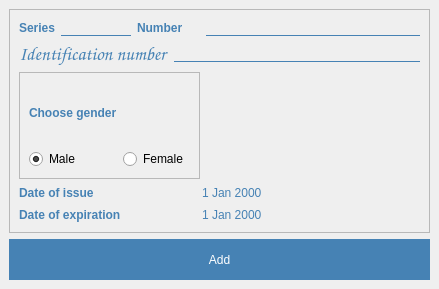
<?xml version="1.0" encoding="UTF-8"?>
<ui version="4.0">
 <class>AddPassportWindow</class>
 <widget class="QMainWindow" name="AddPassportWindow">
  <property name="geometry">
   <rect>
    <x>0</x>
    <y>0</y>
    <width>439</width>
    <height>289</height>
   </rect>
  </property>
  <property name="windowTitle">
   <string>Add passport</string>
  </property>
  <property name="styleSheet">
   <string notr="true">QPushButton{
color: white;
background: steelblue;
border-radius: 60px;
font: 12pt &quot;Comic Sans MS&quot;;
}
QLineEdit
{
background: transparent;
border: none;
border-bottom: 1px solid steelblue;
font: 12pt &quot;Comic Sans MS&quot;;
}
QLineEdit:focus {
 outline:none; }

QLabel{
	color: steelblue;
	transition: all 1s;
	font: 14pt &quot;Comic Sans MS&quot;;
	font-weight:bold;
}

QDateEdit{
background: transparent;
border: none;
font: 14pt &quot;Comic Sans MS&quot;;
color: steelblue;
}</string>
  </property>
  <widget class="QWidget" name="centralwidget">
   <layout class="QVBoxLayout" name="verticalLayout">
    <item>
     <widget class="QFrame" name="frame">
      <property name="styleSheet">
       <string notr="true"/>
      </property>
      <property name="frameShape">
       <enum>QFrame::StyledPanel</enum>
      </property>
      <property name="frameShadow">
       <enum>QFrame::Raised</enum>
      </property>
      <layout class="QGridLayout" name="gridLayout_2">
       <item row="0" column="0">
        <widget class="QLabel" name="label_series">
         <property name="text">
          <string>Series</string>
         </property>
        </widget>
       </item>
       <item row="0" column="1">
        <widget class="QLineEdit" name="edit_series">
         <property name="maximumSize">
          <size>
           <width>70</width>
           <height>16777215</height>
          </size>
         </property>
        </widget>
       </item>
       <item row="0" column="2" colspan="2">
        <widget class="QLabel" name="label_number">
         <property name="text">
          <string>Number</string>
         </property>
        </widget>
       </item>
       <item row="0" column="5">
        <widget class="QLineEdit" name="edit_number"/>
       </item>
       <item row="1" column="0" colspan="3">
        <widget class="QLabel" name="label_identification_number">
         <property name="font">
          <font>
           <family>Comic Sans MS</family>
           <pointsize>14</pointsize>
           <weight>75</weight>
           <italic>false</italic>
           <bold>true</bold>
          </font>
         </property>
         <property name="styleSheet">
          <string notr="true">font-seize: 10px</string>
         </property>
         <property name="text">
          <string>Identification number</string>
         </property>
        </widget>
       </item>
       <item row="1" column="3" colspan="3">
        <widget class="QLineEdit" name="edit_identification_number"/>
       </item>
       <item row="2" column="0" colspan="5">
        <widget class="QFrame" name="frame_2">
         <property name="frameShape">
          <enum>QFrame::StyledPanel</enum>
         </property>
         <property name="frameShadow">
          <enum>QFrame::Raised</enum>
         </property>
         <layout class="QGridLayout" name="gridLayout">
          <item row="0" column="0">
           <widget class="QLabel" name="label_gender">
            <property name="text">
             <string>Choose gender</string>
            </property>
           </widget>
          </item>
          <item row="1" column="0">
           <widget class="QRadioButton" name="rbtn_male">
            <property name="text">
             <string>Male</string>
            </property>
            <property name="checked">
             <bool>true</bool>
            </property>
           </widget>
          </item>
          <item row="1" column="1">
           <widget class="QRadioButton" name="rbtn_female">
            <property name="text">
             <string>Female</string>
            </property>
           </widget>
          </item>
         </layout>
        </widget>
       </item>
       <item row="3" column="0" colspan="2">
        <widget class="QLabel" name="label_issue_date">
         <property name="text">
          <string>Date of issue</string>
         </property>
        </widget>
       </item>
       <item row="3" column="4" colspan="2">
        <widget class="QDateEdit" name="edit_issue_date"/>
       </item>
       <item row="4" column="0" colspan="3">
        <widget class="QLabel" name="label_expiration_date">
         <property name="text">
          <string>Date of expiration</string>
         </property>
        </widget>
       </item>
       <item row="4" column="4" colspan="2">
        <widget class="QDateEdit" name="edit_expiration_date"/>
       </item>
      </layout>
     </widget>
    </item>
    <item>
     <widget class="QPushButton" name="btn_add">
      <property name="minimumSize">
       <size>
        <width>181</width>
        <height>41</height>
       </size>
      </property>
      <property name="styleSheet">
       <string notr="true"/>
      </property>
      <property name="text">
       <string>Add</string>
      </property>
     </widget>
    </item>
   </layout>
  </widget>
 </widget>
 <resources/>
 <connections/>
</ui>
